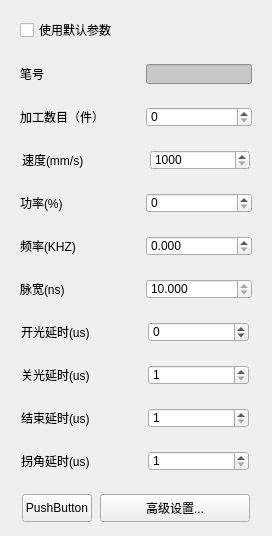
          <widget class="QWidget" name="widget_19" native="true">
           <property name="maximumSize">
            <size>
             <width>280</width>
             <height>450</height>
            </size>
           </property>
           <property name="acceptDrops">
            <bool>false</bool>
           </property>
           <layout class="QVBoxLayout" name="verticalLayout_2">
            <item>
             <widget class="QWidget" name="widget_11" native="true">
              <property name="minimumSize">
               <size>
                <width>0</width>
                <height>38</height>
               </size>
              </property>
              <property name="maximumSize">
               <size>
                <width>250</width>
                <height>16777215</height>
               </size>
              </property>
              <layout class="QHBoxLayout" name="horizontalLayout_8">
               <item>
                <widget class="QCheckBox" name="checkBox">
                 <property name="maximumSize">
                  <size>
                   <width>250</width>
                   <height>16777215</height>
                  </size>
                 </property>
                 <property name="text">
                  <string>使用默认参数</string>
                 </property>
                </widget>
               </item>
              </layout>
             </widget>
            </item>
            <item>
             <widget class="QWidget" name="widget_9" native="true">
              <property name="minimumSize">
               <size>
                <width>0</width>
                <height>37</height>
               </size>
              </property>
              <property name="maximumSize">
               <size>
                <width>250</width>
                <height>16777215</height>
               </size>
              </property>
              <layout class="QHBoxLayout" name="horizontalLayout_10">
               <item>
                <widget class="QLabel" name="label_11">
                 <property name="minimumSize">
                  <size>
                   <width>120</width>
                   <height>20</height>
                  </size>
                 </property>
                 <property name="maximumSize">
                  <size>
                   <width>120</width>
                   <height>16777215</height>
                  </size>
                 </property>
                 <property name="text">
                  <string>笔号</string>
                 </property>
                </widget>
               </item>
               <item>
                <widget class="QLineEdit" name="lineEdit">
                 <property name="minimumSize">
                  <size>
                   <width>0</width>
                   <height>20</height>
                  </size>
                 </property>
                 <property name="styleSheet">
                  <string notr="true">background-color: rgb(200, 200, 200);</string>
                 </property>
                 <property name="readOnly">
                  <bool>true</bool>
                 </property>
                </widget>
               </item>
              </layout>
             </widget>
            </item>
            <item>
             <widget class="QWidget" name="widget_7" native="true">
              <property name="minimumSize">
               <size>
                <width>0</width>
                <height>37</height>
               </size>
              </property>
              <property name="maximumSize">
               <size>
                <width>250</width>
                <height>16777215</height>
               </size>
              </property>
              <layout class="QHBoxLayout" name="horizontalLayout_5">
               <item>
                <widget class="QLabel" name="label_7">
                 <property name="minimumSize">
                  <size>
                   <width>120</width>
                   <height>20</height>
                  </size>
                 </property>
                 <property name="maximumSize">
                  <size>
                   <width>120</width>
                   <height>16777215</height>
                  </size>
                 </property>
                 <property name="text">
                  <string>加工数目（件）</string>
                 </property>
                </widget>
               </item>
               <item>
                <widget class="QSpinBox" name="spinBox">
                 <property name="minimumSize">
                  <size>
                   <width>0</width>
                   <height>20</height>
                  </size>
                 </property>
                </widget>
               </item>
              </layout>
             </widget>
            </item>
            <item>
             <widget class="QWidget" name="widget_8" native="true">
              <property name="minimumSize">
               <size>
                <width>0</width>
                <height>37</height>
               </size>
              </property>
              <property name="maximumSize">
               <size>
                <width>250</width>
                <height>16777215</height>
               </size>
              </property>
              <layout class="QHBoxLayout" name="horizontalLayout_7">
               <item>
                <widget class="QLabel" name="label_8">
                 <property name="minimumSize">
                  <size>
                   <width>120</width>
                   <height>20</height>
                  </size>
                 </property>
                 <property name="maximumSize">
                  <size>
                   <width>120</width>
                   <height>16777215</height>
                  </size>
                 </property>
                 <property name="text">
                  <string>速度(mm/s)</string>
                 </property>
                </widget>
               </item>
               <item>
                <widget class="QSpinBox" name="spinBox_2">
                 <property name="minimumSize">
                  <size>
                   <width>0</width>
                   <height>20</height>
                  </size>
                 </property>
                 <property name="maximumSize">
                  <size>
                   <width>100</width>
                   <height>14777215</height>
                  </size>
                 </property>
                 <property name="minimum">
                  <number>1000</number>
                 </property>
                 <property name="maximum">
                  <number>10000</number>
                 </property>
                 <property name="singleStep">
                  <number>50</number>
                 </property>
                </widget>
               </item>
              </layout>
             </widget>
            </item>
            <item>
             <widget class="QWidget" name="widget_10" native="true">
              <property name="minimumSize">
               <size>
                <width>0</width>
                <height>37</height>
               </size>
              </property>
              <property name="maximumSize">
               <size>
                <width>250</width>
                <height>16777215</height>
               </size>
              </property>
              <layout class="QHBoxLayout" name="horizontalLayout_9">
               <item>
                <widget class="QLabel" name="label_10">
                 <property name="minimumSize">
                  <size>
                   <width>120</width>
                   <height>20</height>
                  </size>
                 </property>
                 <property name="maximumSize">
                  <size>
                   <width>120</width>
                   <height>16777215</height>
                  </size>
                 </property>
                 <property name="text">
                  <string>功率(%)</string>
                 </property>
                </widget>
               </item>
               <item>
                <widget class="QSpinBox" name="spinBox_4">
                 <property name="minimumSize">
                  <size>
                   <width>0</width>
                   <height>20</height>
                  </size>
                 </property>
                 <property name="maximum">
                  <number>100</number>
                 </property>
                 <property name="singleStep">
                  <number>10</number>
                 </property>
                </widget>
               </item>
              </layout>
             </widget>
            </item>
            <item>
             <widget class="QWidget" name="widget_12" native="true">
              <property name="minimumSize">
               <size>
                <width>0</width>
                <height>37</height>
               </size>
              </property>
              <property name="maximumSize">
               <size>
                <width>250</width>
                <height>16777215</height>
               </size>
              </property>
              <layout class="QHBoxLayout" name="horizontalLayout_11">
               <item>
                <widget class="QLabel" name="label_12">
                 <property name="minimumSize">
                  <size>
                   <width>120</width>
                   <height>20</height>
                  </size>
                 </property>
                 <property name="maximumSize">
                  <size>
                   <width>120</width>
                   <height>16777215</height>
                  </size>
                 </property>
                 <property name="text">
                  <string>频率(KHZ)</string>
                 </property>
                </widget>
               </item>
               <item>
                <widget class="QDoubleSpinBox" name="doubleSpinBox">
                 <property name="minimumSize">
                  <size>
                   <width>0</width>
                   <height>20</height>
                  </size>
                 </property>
                 <property name="decimals">
                  <number>3</number>
                 </property>
                 <property name="maximum">
                  <double>200.000000000000000</double>
                 </property>
                 <property name="singleStep">
                  <double>0.100000000000000</double>
                 </property>
                </widget>
               </item>
              </layout>
             </widget>
            </item>
            <item>
             <widget class="QWidget" name="widget_14" native="true">
              <property name="minimumSize">
               <size>
                <width>0</width>
                <height>37</height>
               </size>
              </property>
              <property name="maximumSize">
               <size>
                <width>250</width>
                <height>16777215</height>
               </size>
              </property>
              <layout class="QHBoxLayout" name="horizontalLayout_13">
               <item>
                <widget class="QLabel" name="label_14">
                 <property name="minimumSize">
                  <size>
                   <width>120</width>
                   <height>20</height>
                  </size>
                 </property>
                 <property name="maximumSize">
                  <size>
                   <width>120</width>
                   <height>16777215</height>
                  </size>
                 </property>
                 <property name="text">
                  <string>脉宽(ns)</string>
                 </property>
                </widget>
               </item>
               <item>
                <widget class="QDoubleSpinBox" name="doubleSpinBox_2">
                 <property name="minimumSize">
                  <size>
                   <width>0</width>
                   <height>20</height>
                  </size>
                 </property>
                 <property name="readOnly">
                  <bool>true</bool>
                 </property>
                 <property name="decimals">
                  <number>3</number>
                 </property>
                 <property name="value">
                  <double>10.000000000000000</double>
                 </property>
                </widget>
               </item>
              </layout>
             </widget>
            </item>
            <item>
             <widget class="QWidget" name="widget_15" native="true">
              <property name="minimumSize">
               <size>
                <width>0</width>
                <height>37</height>
               </size>
              </property>
              <property name="maximumSize">
               <size>
                <width>250</width>
                <height>16777215</height>
               </size>
              </property>
              <layout class="QHBoxLayout" name="horizontalLayout_14">
               <item>
                <widget class="QLabel" name="label_15">
                 <property name="minimumSize">
                  <size>
                   <width>120</width>
                   <height>20</height>
                  </size>
                 </property>
                 <property name="maximumSize">
                  <size>
                   <width>120</width>
                   <height>16777215</height>
                  </size>
                 </property>
                 <property name="text">
                  <string>开光延时(us)</string>
                 </property>
                </widget>
               </item>
               <item>
                <widget class="QSpinBox" name="spinBox_9">
                 <property name="minimumSize">
                  <size>
                   <width>0</width>
                   <height>20</height>
                  </size>
                 </property>
                 <property name="maximumSize">
                  <size>
                   <width>101</width>
                   <height>16777215</height>
                  </size>
                 </property>
                 <property name="minimum">
                  <number>-500</number>
                 </property>
                 <property name="maximum">
                  <number>1000000000</number>
                 </property>
                 <property name="singleStep">
                  <number>50</number>
                 </property>
                </widget>
               </item>
              </layout>
             </widget>
            </item>
            <item>
             <widget class="QWidget" name="widget_16" native="true">
              <property name="minimumSize">
               <size>
                <width>0</width>
                <height>37</height>
               </size>
              </property>
              <property name="maximumSize">
               <size>
                <width>250</width>
                <height>16777215</height>
               </size>
              </property>
              <layout class="QHBoxLayout" name="horizontalLayout_15">
               <item>
                <widget class="QLabel" name="label_16">
                 <property name="minimumSize">
                  <size>
                   <width>120</width>
                   <height>20</height>
                  </size>
                 </property>
                 <property name="maximumSize">
                  <size>
                   <width>120</width>
                   <height>16777215</height>
                  </size>
                 </property>
                 <property name="text">
                  <string>关光延时(us)</string>
                 </property>
                </widget>
               </item>
               <item>
                <widget class="QSpinBox" name="spinBox_10">
                 <property name="minimumSize">
                  <size>
                   <width>0</width>
                   <height>20</height>
                  </size>
                 </property>
                 <property name="maximumSize">
                  <size>
                   <width>101</width>
                   <height>12345454</height>
                  </size>
                 </property>
                 <property name="minimum">
                  <number>1</number>
                 </property>
                 <property name="maximum">
                  <number>1000000000</number>
                 </property>
                 <property name="singleStep">
                  <number>10</number>
                 </property>
                </widget>
               </item>
              </layout>
             </widget>
            </item>
            <item>
             <widget class="QWidget" name="widget_20" native="true">
              <property name="minimumSize">
               <size>
                <width>0</width>
                <height>37</height>
               </size>
              </property>
              <property name="maximumSize">
               <size>
                <width>250</width>
                <height>16777215</height>
               </size>
              </property>
              <layout class="QHBoxLayout" name="horizontalLayout_18">
               <item>
                <widget class="QLabel" name="label_19">
                 <property name="minimumSize">
                  <size>
                   <width>120</width>
                   <height>20</height>
                  </size>
                 </property>
                 <property name="maximumSize">
                  <size>
                   <width>120</width>
                   <height>16777215</height>
                  </size>
                 </property>
                 <property name="text">
                  <string>结束延时(us)</string>
                 </property>
                </widget>
               </item>
               <item>
                <widget class="QSpinBox" name="spinBox_13">
                 <property name="minimumSize">
                  <size>
                   <width>0</width>
                   <height>20</height>
                  </size>
                 </property>
                 <property name="maximumSize">
                  <size>
                   <width>101</width>
                   <height>16777215</height>
                  </size>
                 </property>
                 <property name="minimum">
                  <number>1</number>
                 </property>
                 <property name="maximum">
                  <number>1000000000</number>
                 </property>
                 <property name="singleStep">
                  <number>50</number>
                 </property>
                </widget>
               </item>
              </layout>
             </widget>
            </item>
            <item>
             <widget class="QWidget" name="widget_21" native="true">
              <property name="minimumSize">
               <size>
                <width>0</width>
                <height>37</height>
               </size>
              </property>
              <property name="maximumSize">
               <size>
                <width>250</width>
                <height>16777215</height>
               </size>
              </property>
              <layout class="QHBoxLayout" name="horizontalLayout_19">
               <item>
                <widget class="QLabel" name="label_20">
                 <property name="minimumSize">
                  <size>
                   <width>120</width>
                   <height>20</height>
                  </size>
                 </property>
                 <property name="maximumSize">
                  <size>
                   <width>120</width>
                   <height>16777215</height>
                  </size>
                 </property>
                 <property name="text">
                  <string>拐角延时(us)</string>
                 </property>
                </widget>
               </item>
               <item>
                <widget class="QSpinBox" name="spinBox_14">
                 <property name="minimumSize">
                  <size>
                   <width>0</width>
                   <height>20</height>
                  </size>
                 </property>
                 <property name="maximumSize">
                  <size>
                   <width>101</width>
                   <height>16777215</height>
                  </size>
                 </property>
                 <property name="minimum">
                  <number>1</number>
                 </property>
                 <property name="maximum">
                  <number>1000000000</number>
                 </property>
                 <property name="singleStep">
                  <number>50</number>
                 </property>
                </widget>
               </item>
              </layout>
             </widget>
            </item>
            <item>
             <widget class="QWidget" name="widget_22" native="true">
              <property name="minimumSize">
               <size>
                <width>0</width>
                <height>40</height>
               </size>
              </property>
              <property name="maximumSize">
               <size>
                <width>250</width>
                <height>16777215</height>
               </size>
              </property>
              <layout class="QHBoxLayout" name="horizontalLayout_20">
               <item>
                <widget class="QPushButton" name="pushButton_12">
                 <property name="minimumSize">
                  <size>
                   <width>0</width>
                   <height>28</height>
                  </size>
                 </property>
                 <property name="maximumSize">
                  <size>
                   <width>70</width>
                   <height>16777215</height>
                  </size>
                 </property>
                 <property name="text">
                  <string>PushButton</string>
                 </property>
                </widget>
               </item>
               <item>
                <widget class="QPushButton" name="pushButton_13">
                 <property name="minimumSize">
                  <size>
                   <width>0</width>
                   <height>28</height>
                  </size>
                 </property>
                 <property name="maximumSize">
                  <size>
                   <width>150</width>
                   <height>16777215</height>
                  </size>
                 </property>
                 <property name="text">
                  <string>高级设置...</string>
                 </property>
                </widget>
               </item>
              </layout>
             </widget>
            </item>
            <item>
             <spacer name="verticalSpacer">
              <property name="orientation">
               <enum>Qt::Vertical</enum>
              </property>
              <property name="sizeHint" stdset="0">
               <size>
                <width>20</width>
                <height>40</height>
               </size>
              </property>
             </spacer>
            </item>
           </layout>
          </widget>
